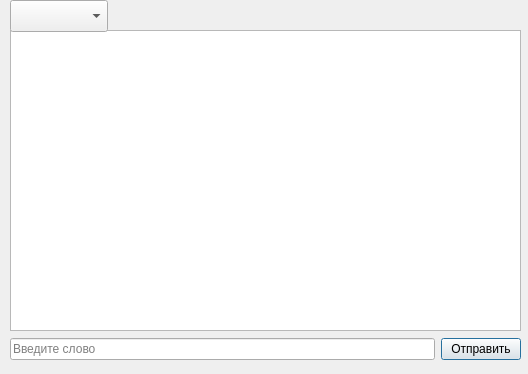
<?xml version="1.0" encoding="UTF-8"?>
<ui version="4.0">
 <class>Client</class>
 <widget class="QDialog" name="Client">
  <property name="geometry">
   <rect>
    <x>0</x>
    <y>0</y>
    <width>528</width>
    <height>374</height>
   </rect>
  </property>
  <property name="windowTitle">
   <string>Client</string>
  </property>
  <widget class="QTextEdit" name="textEdit">
   <property name="geometry">
    <rect>
     <x>10</x>
     <y>30</y>
     <width>511</width>
     <height>301</height>
    </rect>
   </property>
   <property name="readOnly">
    <bool>true</bool>
   </property>
  </widget>
  <widget class="QWidget" name="horizontalLayoutWidget">
   <property name="geometry">
    <rect>
     <x>10</x>
     <y>330</y>
     <width>511</width>
     <height>38</height>
    </rect>
   </property>
   <layout class="QHBoxLayout" name="horizontalLayout">
    <item>
     <widget class="QLineEdit" name="message">
      <property name="placeholderText">
       <string>Введите слово</string>
      </property>
     </widget>
    </item>
    <item>
     <widget class="QPushButton" name="pushButton">
      <property name="text">
       <string>Отправить</string>
      </property>
     </widget>
    </item>
   </layout>
  </widget>
  <widget class="QComboBox" name="comboBox">
   <property name="geometry">
    <rect>
     <x>10</x>
     <y>0</y>
     <width>98</width>
     <height>32</height>
    </rect>
   </property>
  </widget>
 </widget>
 <resources/>
 <connections/>
</ui>
